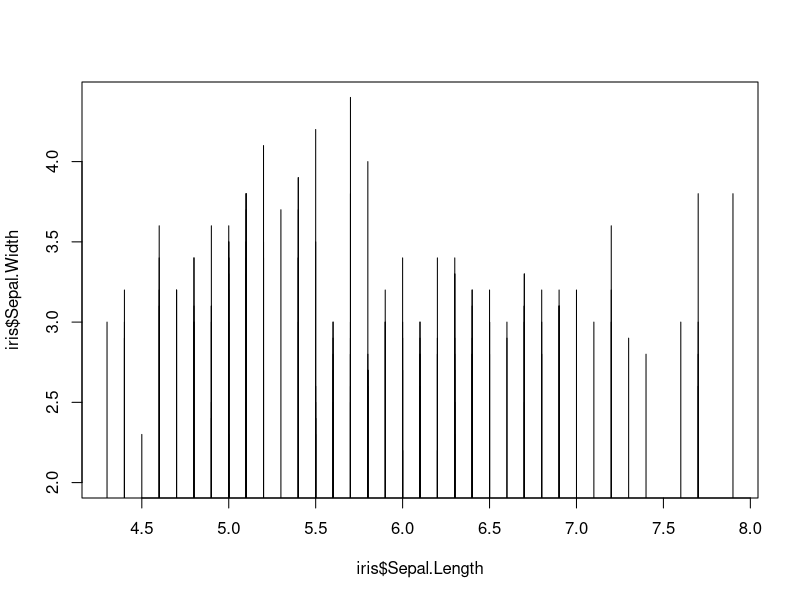
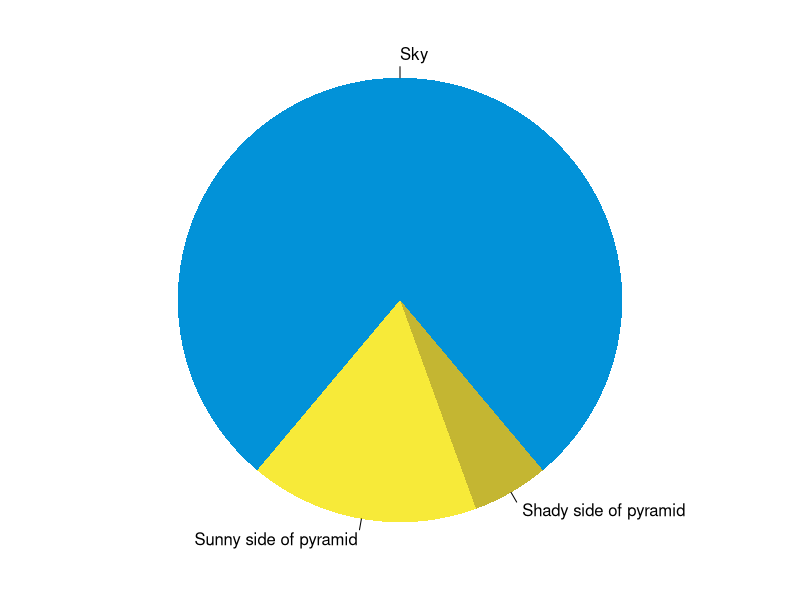

Generate these figures, in order, with R:
## ---- chunk 1
knitr::opts_chunk$set(collapse = FALSE)
## ---- chunk 2
summary(cars)
fit <- lm(dist ~ speed, data = cars)
fit
## ---- chunk 3
summary(iris)
plot(x = iris$Sepal.Length, y = iris$Sepal.Width, type = "h")
fit <- lm(iris$Sepal.Length ~ iris$Petal.Length, data = iris)
fit
## ---- chunk 4
par(mar = c(0, 1, 0, 1))
pie(
  c(280, 60, 20),
  c('Sky', 'Sunny side of pyramid', 'Shady side of pyramid'),
  col = c('#0292D8', '#F7EA39', '#C4B632'),
  init.angle = -50, border = NA
)
